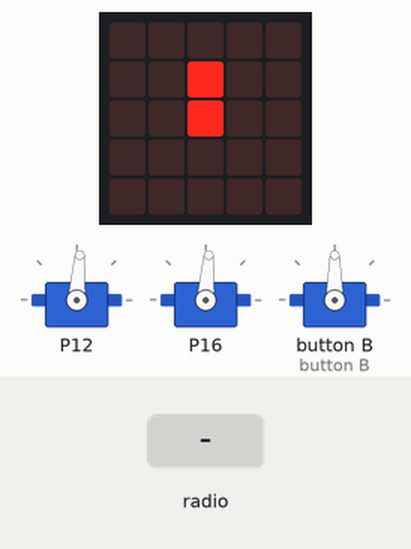
Simulated run of this program. Board: BBC micro:bit (MakeCode). Parts: the board's 5×5 LED display, 3 × servo. The test bench sets the inputs (shaded band).

Above: at 1.6 s.
1.7 s: radio message "Arm=1" arrives
At 2.4 s:
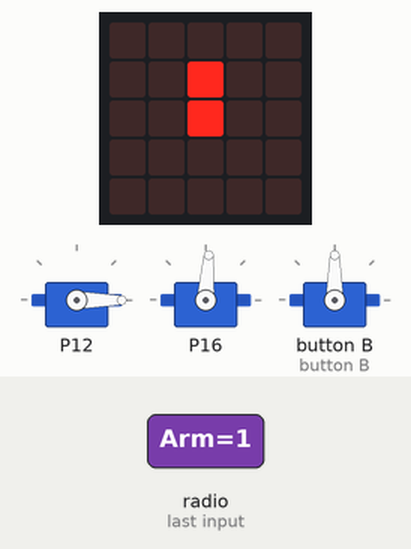
3.2 s: radio message "Boom=1" arrives
At 3.8 s:
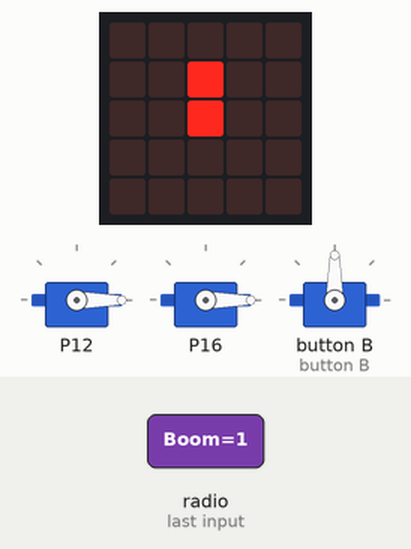
Timing chart, 0 to 6.2 s (numbered marks = the images above; inputs shaded):
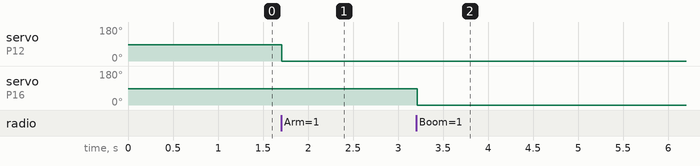

The program:

main.ts
```typescript
radio.onReceivedValue(function (name, value) {
    if (name == "Arm") {
        Arm_Angle = value
    } else if (name == "Boom") {
        Boom_Angle = value
    } else if (name == "senkai") {
        senkai_Angle = value
    } else {
        pen = value
    }
})
let pen = 0
let senkai_Angle = 0
let Boom_Angle = 0
let Arm_Angle = 0
radio.setGroup(1)
Arm_Angle = 1450
Boom_Angle = 1450
senkai_Angle = 90
pen = 90
basic.showLeds(`
    . . . . .
    . . # . .
    . . # . .
    . . . . .
    . . . . .
    `)
basic.forever(function () {
    pins.servoSetPulse(AnalogPin.P12, Arm_Angle)
    pins.servoSetPulse(AnalogPin.P16, Boom_Angle)
    pins.servoWritePin(AnalogPin.P11, pen)
})
```

test.ts
```typescript
// テストはここに来ます。このパッケージが拡張機能として使用されるときにはコンパイルされません。
```

Measured:
- after the input at 1.7 s, servo on P12: 86° → 0° at once
- after the input at 3.2 s, servo on P16: 86° → 0° at once
